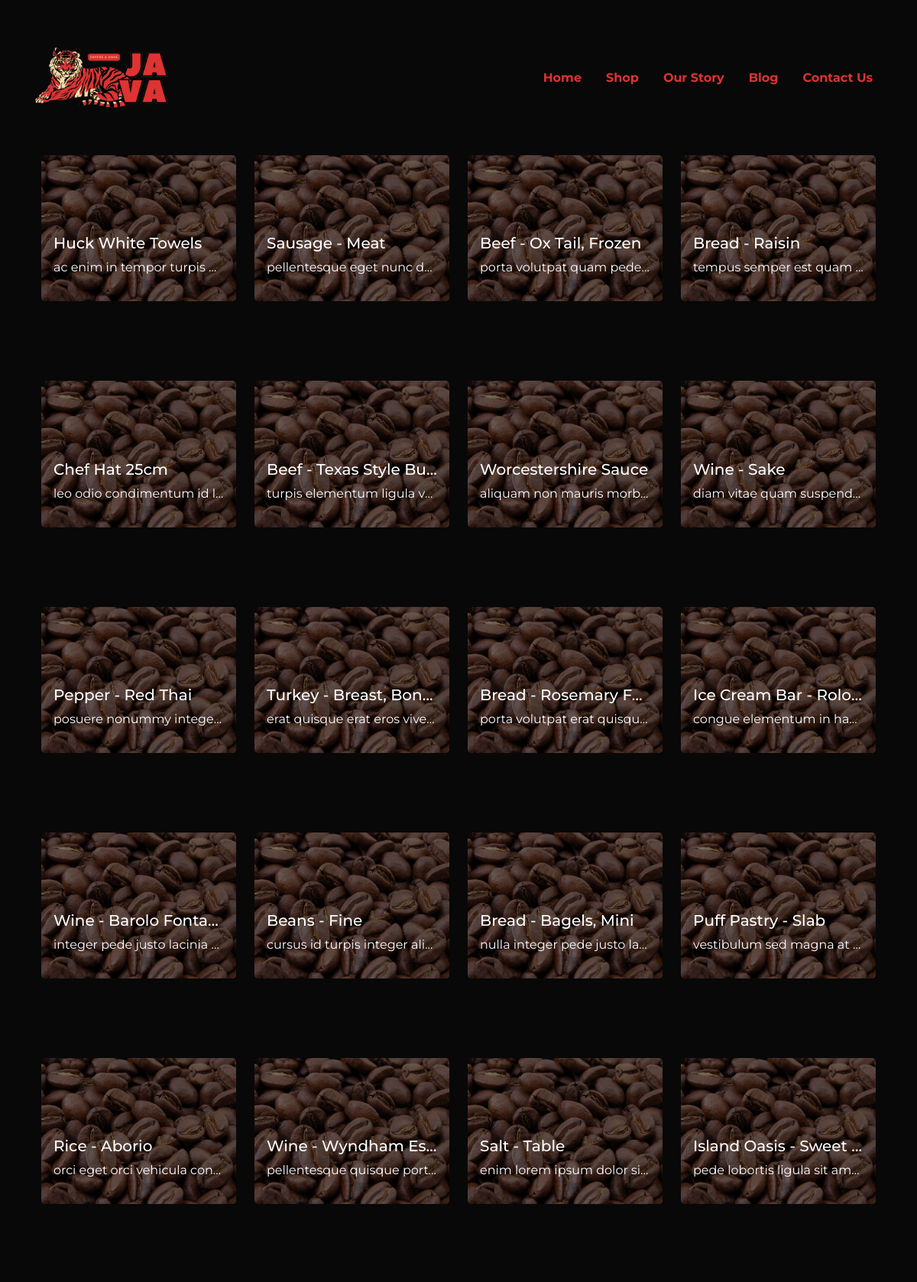
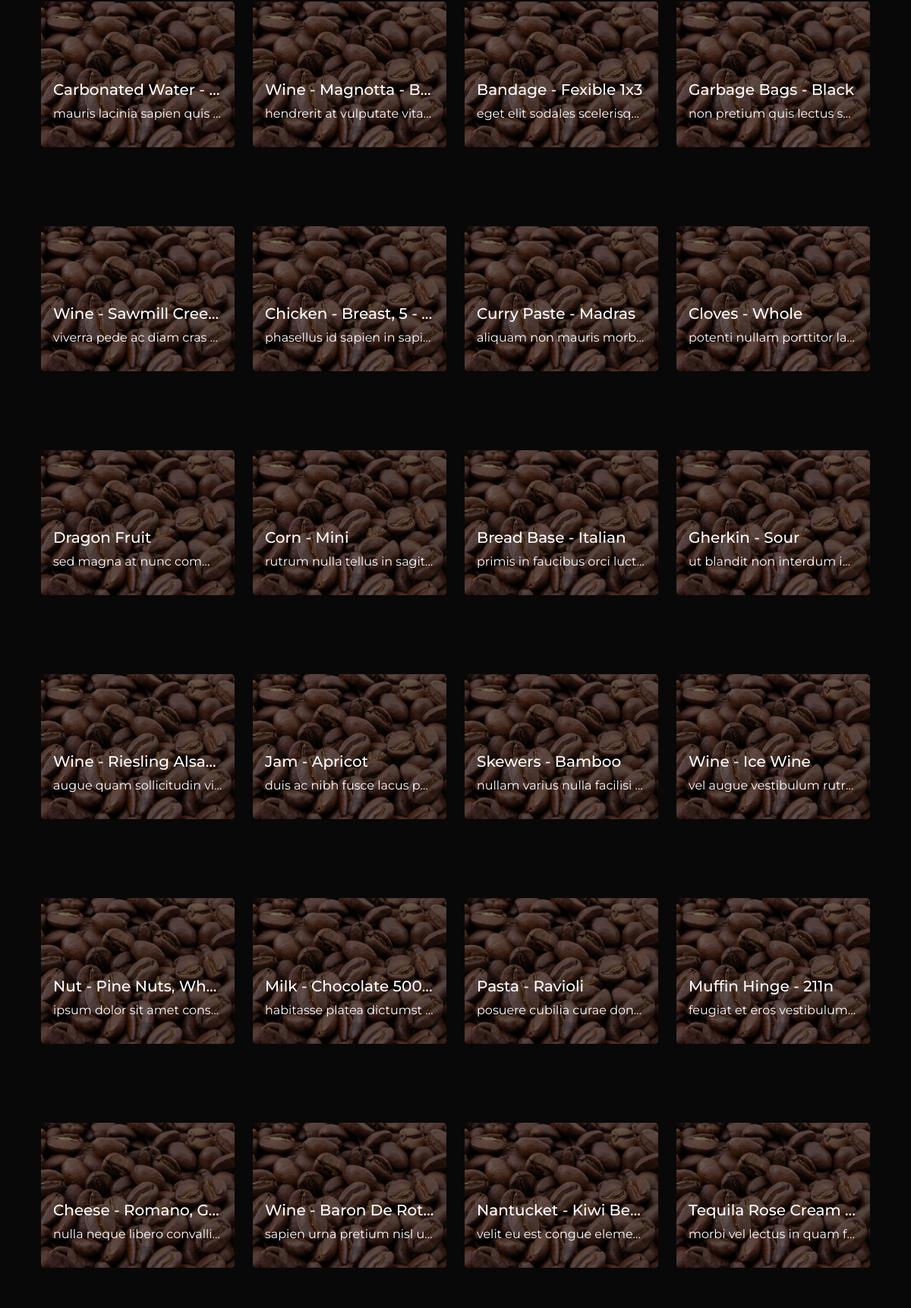
The page / (upper part) on the database its author committed (2 pictures, top to bottom).
### tables this page shows
CREATE TABLE `products` (
  `product_id` int(11) NOT NULL,
  `product_name` varchar(255) NOT NULL,
  `product_description` varchar(255) NOT NULL,
  `product_price` varchar(255) NOT NULL,
  `product_image` varchar(255) NOT NULL
);

### index.php (the view, shortened to what this page needs)
<?php include('views/header.php'); ?>
<?php include('views/navbar.php'); ?>
<?php
$query = "SELECT * FROM `products`";
$result = $conn->query($query);
?>
<div class="container">
    <div class="container">
        <div class="row row-cols-4 gy-5">
            <?php if ($result->num_rows > 0) {
                while ($row = $result->fetch_assoc()) { ?>
                    <div class="col">
                        <div class="card">
                            <div class="card text-bg-dark">
                                <img src="public/images/product_1.jpg" class="card-img img-fluid card-img-product" alt="...">
                                <div class="card-img-overlay d-flex flex-wrap flex-row align-self-end ">
                                    <h5 class="product-description">
                                        <?= $row["product_name"] ?>
                                    </h5>
                                    <p class="product-description">
                                        <?= $row["product_description"] ?>
                                    </p>
                                </div>
                            </div>
                        </div>
                    </div>
                <?php }
            } else {
                echo "0 results";
            } ?>
        </div>
    </div>
</div>
<?php include('views/footer.php'); ?>

### views/header.php (shortened to what this page needs)
<!doctype html>
<html lang="en">
<head>
    <link href="https://cdn.jsdelivr.net/npm/bootstrap@5.3.0-alpha3/dist/css/bootstrap.min.css" rel="stylesheet"
>
    <link rel="stylesheet" href="assets/css/style.css">
</head>
<body class="text-light">

### views/navbar.php (shortened to what this page needs)
<nav class="navbar navbar-expand-lg my-5">
    <div class="container">
        <a class="navbar-brand" href="<?= $_SERVER['REQUEST_URI'] ?>" style="width: 180px;">
            <img src="assets/img/java_brews.png">
        </a>
        <div class="collapse navbar-collapse justify-content-end" id="navbarNav">
            <ul class="navbar-nav">
                <li class="nav-item mx-2">
                    <a class="nav-link" href="index.html">Home</a>
                </li>
                <li class="nav-item mx-2">
                    <a class="nav-link" href="shop.html">Shop</a>
                </li>
                <li class="nav-item mx-2">
                    <a class="nav-link" href="about.html">Our Story</a>
                </li>
                <li class="nav-item mx-2">
                    <a class="nav-link" href="blog.html">Blog</a>
                </li>
                <li class="nav-item mx-2">
                    <a class="nav-link" href="contact.html">Contact Us</a>
                </li>
            </ul>
        </div>
    </div>
</nav>

### views/footer.php (shortened to what this page needs)
</body>
</html>

### assets/css/style.css (style rules this page uses)
:root { --primary: #080808; --secondary: #DD3333; --accent: #F8E0A8; --bs-border-radius: 6px; }
a { color: var(--secondary); }
body { background-color: var(--primary); font-family: 'Montserrat', sans-serif; }
img { width: 100%; margin: auto; }
.navbar-nav .nav-link { font-weight: bold; color: var(--secondary); }
.card { --bs-card-border-width: none; --bs-card-bg: transparent; --bs-card-color: var(--accent); }
.product-description { white-space: nowrap; overflow: hidden; text-overflow: ellipsis; }
.card-img-product { filter: brightness(45%); }

### rows shown on the page
products: product_name "Huck White Towels", product_description "ac enim in tempor turpis…"
products: product_name "Sausage - Meat", product_description "pellentesque eget nunc d…"
products: product_name "Beef - Ox Tail, Frozen", product_description "porta volutpat quam pede…"
products: product_name "Bread - Raisin", product_description "tempus semper est quam…"
products: product_name "Chef Hat 25cm", product_description "leo odio condimentum id l…"
products: product_name "Beef - Texas Style Bu…", product_description "turpis elementum ligula v…"
products: product_name "Worcestershire Sauce", product_description "aliquam non mauris morb…"
products: product_name "Wine - Sake", product_description "diam vitae quam suspend…"
products: product_name "Pepper - Red Thai", product_description "posuere nonummy intege…"
products: product_name "Turkey - Breast, Bon…", product_description "erat quisque erat eros vive…"
products: product_name "Bread - Rosemary F…", product_description "porta volutpat erat quisqu…"
products: product_name "Ice Cream Bar - Rolo…", product_description "congue elementum in ha…"
products: product_name "Wine - Barolo Fonta…", product_description "integer pede justo lacinia…"
products: product_name "Beans - Fine", product_description "cursus id turpis integer ali…"
products: product_name "Bread - Bagels, Mini", product_description "nulla integer pede justo la…"
products: product_name "Puff Pastry - Slab", product_description "vestibulum sed magna at…"
products: product_name "Rice - Aborio", product_description "orci eget orci vehicula con…"
products: product_name "Wine - Wyndham Es…", product_description "pellentesque quisque port…"
products: product_name "Salt - Table", product_description "enim lorem ipsum dolor si…"
products: product_name "Island Oasis - Sweet…", product_description "pede lobortis ligula sit am…"
products: product_name "Carbonated Water -…", product_description "mauris lacinia sapien quis…"
products: product_name "Wine - Magnotta - B…", product_description "hendrerit at vulputate vita…"
products: product_name "Bandage - Fexible 1x3", product_description "eget elit sodales scelerisq…"
products: product_name "Garbage Bags - Black", product_description "non pretium quis lectus s…"
products: product_name "Wine - Sawmill Cree…", product_description "viverra pede ac diam cras…"
products: product_name "Chicken - Breast, 5 -…", product_description "phasellus id sapien in sapi…"
products: product_name "Curry Paste - Madras", product_description "aliquam non mauris morb…"
products: product_name "Cloves - Whole", product_description "potenti nullam porttitor la…"
products: product_name "Dragon Fruit", product_description "sed magna at nunc com…"
products: product_name "Corn - Mini", product_description "rutrum nulla tellus in sagit…"
products: product_name "Bread Base - Italian", product_description "primis in faucibus orci luct…"
products: product_name "Gherkin - Sour", product_description "ut blandit non interdum i…"
products: product_name "Wine - Riesling Alsa…", product_description "augue quam sollicitudin vi…"
products: product_name "Jam - Apricot", product_description "duis ac nibh fusce lacus p…"
products: product_name "Skewers - Bamboo", product_description "nullam varius nulla facilisi…"
products: product_name "Wine - Ice Wine", product_description "vel augue vestibulum rutr…"
products: product_name "Nut - Pine Nuts, Wh…", product_description "ipsum dolor sit amet cons…"
products: product_name "Milk - Chocolate 500…", product_description "habitasse platea dictumst…"
products: product_name "Pasta - Ravioli", product_description "posuere cubilia curae don…"
products: product_name "Muffin Hinge - 211n", product_description "feugiat et eros vestibulum…"
products: product_name "Cheese - Romano, G…", product_description "nulla neque libero convalli…"
products: product_name "Wine - Baron De Rot…", product_description "sapien urna pretium nisl u…"
products: product_name "Nantucket - Kiwi Be…", product_description "velit eu est congue eleme…"
products: product_name "Tequila Rose Cream…", product_description "morbi vel lectus in quam f…"
